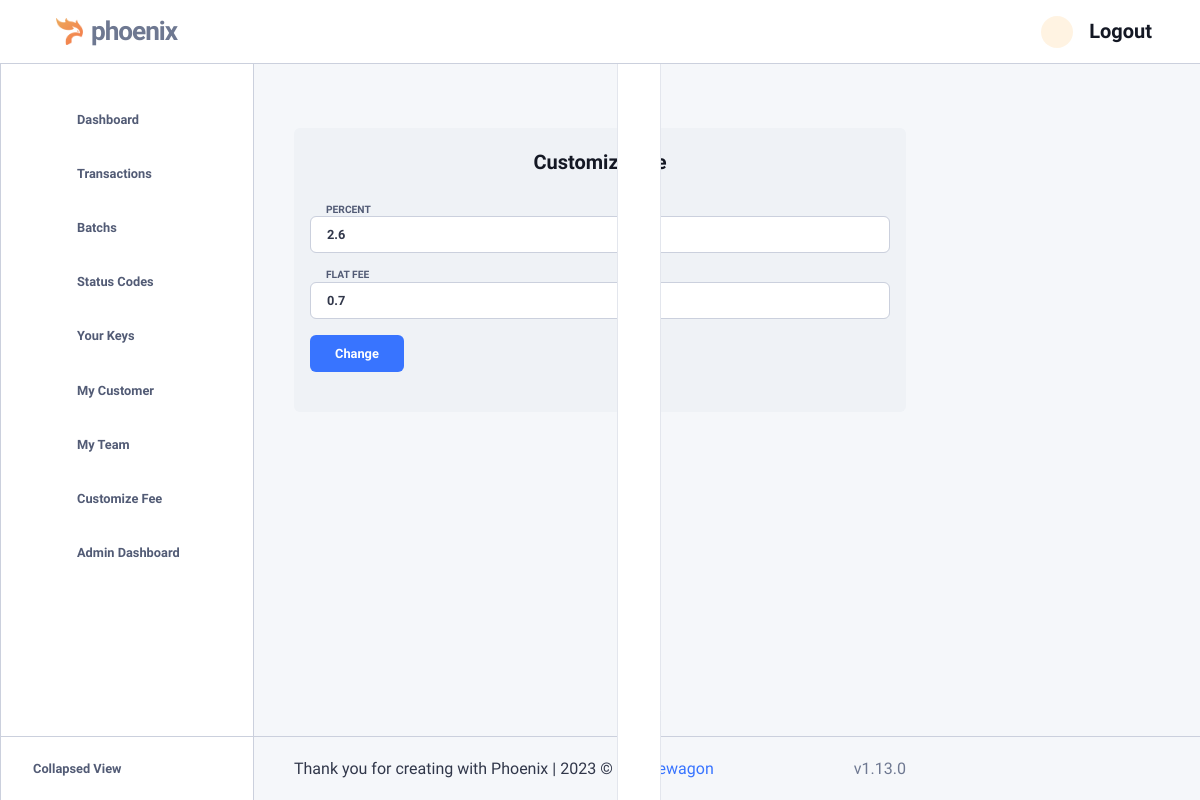
Page /transation/fee/ (signed in) on the earlier database version.
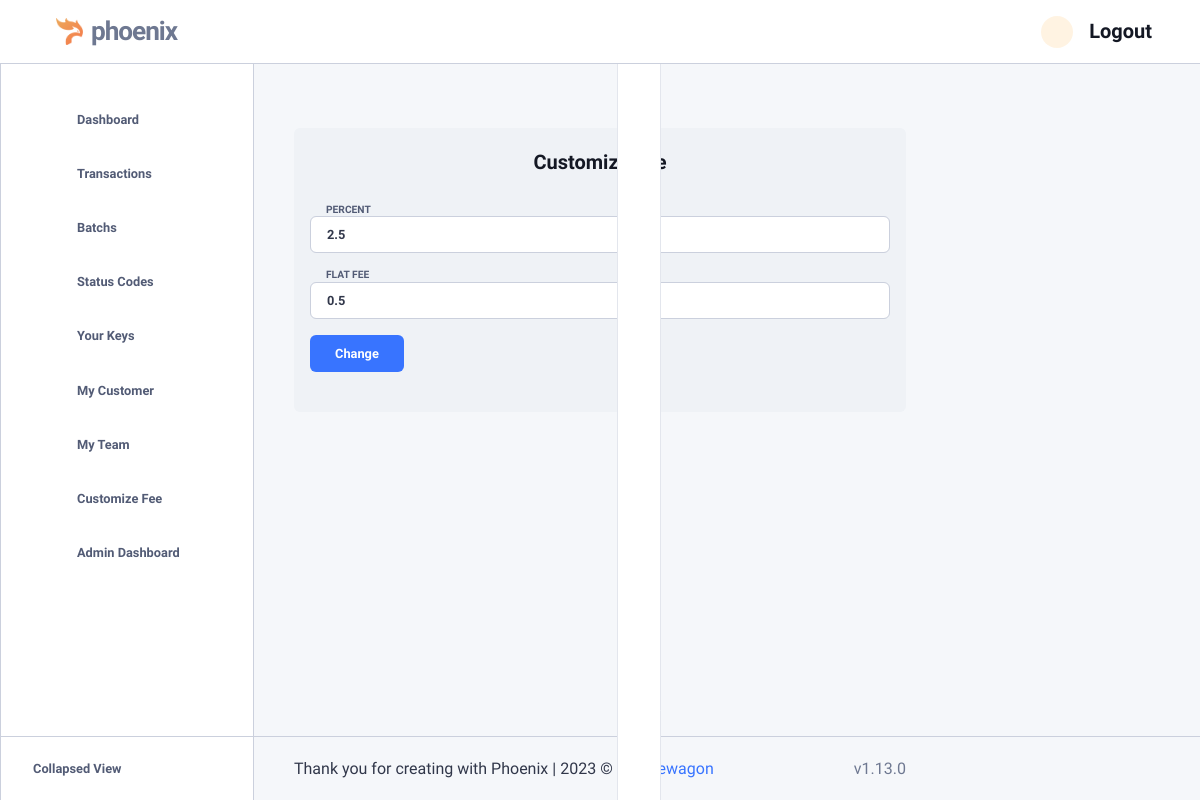
Same page on the later database version.
### transactions/models.py (models this page shows)
class Fees(models.Model):
    percent = models.FloatField()
    flat_fee = models.FloatField()

### transactions/views.py (the view, shortened to what this page needs)
# urls.py: path('fee/',views.fee,name="cutomize fee"),
@login_required(login_url='/login')
def fee(request):
    if not request.user.is_superuser:
        return redirect('/')
    fee_model = Fees.objects.all().first()
    return render(request,'customize_fee.html',{"model":fee_model})

### templates/customize_fee.html (shortened to what this page needs)
<html lang="en">
{% load static %}
<head>
    {% include 'partials/_head.html' %}
</head>
<body>
<main class="main" id="top">
{% include "partials/_navbar.html" %}
<div class="content">
<div class="mb-9">
  <div id="projectSummary" data-list='{"valueNames":["projectName","assigness","start","deadline","task","projectprogress","status","action"],"page":6,"pagination":true}'>
    <div class="container-fluid login-container bg-light py-4 px-3 rounded mt-5">
      <h1 class="fs-1 text-dark mb-5 text-center">Customize Fee</h1>
      <form method="post">
        <div class="mb-3">
          <label for="percent" class="form-label">Percent</label>
          <input type="text" class="form-control" id="percent" name="percent" value="{{model.percent}}" required>
        </div>
        <div class="mb-3">
          <label for="flat_fee" class="form-label">Flat Fee</label>
          <input type="text" class="form-control" id="flat_fee" value="{{model.flat_fee}}" name="flat_fee">
        </div>
        <button type="submit" class="btn btn-primary">Change</button>
      </form>
    </div>
  </div>
</div>
<footer class="footer position-absolute">
  <div class="row g-0 justify-content-between align-items-center h-100">
    <div class="col-12 col-sm-auto text-center">
      <p class="mb-0 mt-2 mt-sm-0 text-900">Thank you for creating with Phoenix<span class="d-none d-sm-inline-block mx-1">|</span><br class="d-sm-none" />2023 &copy;<a class="mx-1" href="https://themewagon.com">Themewagon</a></p>
    </div>
    <div class="col-12 col-sm-auto text-center">
      <p class="mb-0 text-600">v1.13.0</p>
    </div>
  </div>
</footer>
</div>
</main>
{% include "partials/_offcanvas.html" %}
</body>
</html>

### templates/partials/_head.html (shortened to what this page needs)
{% load static %}
<link rel="stylesheet" href="{% static '/css/style.css' %}" />
<link href="{% static '/vendors/choices/choices.min.css' %}" rel="stylesheet">
<link href="{% static '/vendors/flatpickr/flatpickr.min.css' %}" rel="stylesheet">
<link href="{% static '/vendors/simplebar/simplebar.min.css' %}" rel="stylesheet">
<link rel="stylesheet" href="https://unicons.iconscout.com/release/v4.0.8/css/line.css">
<link href="{% static '/assets/css/theme-rtl.min.css' %}" type="text/css" rel="stylesheet" id="style-rtl">
<link href="{% static '/assets/css/theme.min.css' %}" type="text/css" rel="stylesheet" id="style-default">
<link href="{% static '/assets/css/user-rtl.min.css' %}" type="text/css" rel="stylesheet" id="user-style-rtl">
<link href="{% static '/assets/css/user.min.css' %}" type="text/css" rel="stylesheet" id="user-style-default">

### templates/partials/_navbar.html (shortened to what this page needs)
{% load static %}
<nav class="navbar navbar-vertical navbar-expand-lg">
  <div class="collapse navbar-collapse" id="navbarVerticalCollapse">
    <div class="navbar-vertical-content">
      <ul class="navbar-nav flex-column" id="navbarVerticalNav">
        <li class="nav-item">
          <div class="nav-item-wrapper my-4">
            <a class="nav-link label-1" href="/" role="button" data-bs-toggle="" aria-expanded="false">
              <div class="d-flex align-items-center">
                <span class="nav-link-text-wrapper"><span class="nav-link-text">Dashboard</span></span>
              </div>
            </a>
          </div>
          <div class="nav-item-wrapper my-4">
            <a class="nav-link label-1" href="/transation/list/" role="button" data-bs-toggle="" aria-expanded="false">
              <div class="d-flex align-items-center">
                <span class="nav-link-text-wrapper"><span class="nav-link-text">Transactions</span></span>
              </div>
            </a>
          </div>
          <div class="nav-item-wrapper my-4">
            <a class="nav-link label-1" href="/batch/list" role="button" data-bs-toggle="" aria-expanded="false">
              <div class="d-flex align-items-center">
                <span class="nav-link-text-wrapper"><span class="nav-link-text">Batchs</span></span>
              </div>
            </a>
          </div>
          <div class="nav-item-wrapper my-4">
            <a class="nav-link label-1" href="/code/table" role="button" data-bs-toggle="" aria-expanded="false">
              <div class="d-flex align-items-center">
                <span class="nav-link-text-wrapper"><span class="nav-link-text">Status Codes</span></span>
              </div>
            </a>
          </div>
          <div class="nav-item-wrapper my-4">
            <a class="nav-link label-1" href="/api/management" role="button" data-bs-toggle="" aria-expanded="false">
              <div class="d-flex align-items-center">
                <span class="nav-link-text-wrapper"><span class="nav-link-text">Your Keys</span></span>
              </div>
            </a>
          </div>
          <div class="nav-item-wrapper my-4">
            <a class="nav-link label-1" href="/transation/user/list/" role="button" data-bs-toggle="" aria-expanded="false">
              <div class="d-flex align-items-center">
                <span class="nav-link-text-wrapper"><span class="nav-link-text">My Customer</span></span>
              </div>
            </a>
          </div>
          <div class="nav-item-wrapper my-4">
            <a class="nav-link label-1" href="/my/team" role="button" data-bs-toggle="" aria-expanded="false">
              <div class="d-flex align-items-center">
                <span class="nav-link-text-wrapper"><span class="nav-link-text">My Team</span></span>
              </div>
            </a>
          </div>
          {% if user.is_superuser  %}
            <div class="nav-item-wrapper my-4">
              <a class="nav-link label-1" href="/transation/fee" role="button" data-bs-toggle="" aria-expanded="false">
                <div class="d-flex align-items-center">
                  <span class="nav-link-text-wrapper"><span class="nav-link-text">Customize Fee</span></span>
                </div>
              </a>
            </div>
            <div class="nav-item-wrapper my-4">
              <a class="nav-link label-1" href="/admin" role="button" data-bs-toggle="" aria-expanded="false">
                <div class="d-flex align-items-center">
                  <span class="nav-link-text-wrapper"><span class="nav-link-text">Admin Dashboard</span></span>
                </div>
              </a>
            </div>
          {% endif %}
        </li>
      </ul>
    </div>
  </div>
  <div class="navbar-vertical-footer">
    <button class="btn navbar-vertical-toggle border-0 fw-semi-bold w-100 white-space-nowrap d-flex align-items-center"><span class="navbar-vertical-footer-text ms-2">Collapsed View</span></button>
  </div>
</nav>
<nav class="navbar navbar-top fixed-top navbar-expand" id="navbarDefault">
  <div class="collapse navbar-collapse justify-content-between">
    <div class="navbar-logo">
      <a class="navbar-brand me-1 me-sm-3" href="index.html">
        <div class="d-flex align-items-center">
          <div class="d-flex align-items-center"><img src="{% static 'assets/img/icons/logo.png' %}" alt="phoenix" width="27" />
            <p class="logo-text ms-2 d-none d-sm-block">phoenix</p>
          </div>
        </div>
      </a>
    </div>
    <ul class="navbar-nav navbar-nav-icons flex-row">
      <li class="nav-item">
        <div class="theme-control-toggle fa-icon-wait px-2">
          <label class="mb-0 theme-control-toggle-label theme-control-toggle-dark" for="themeControlToggle" data-bs-toggle="tooltip" data-bs-placement="left" title="Switch theme"></label>
        </div>
      </li>
      <li class="nav-item ml-2">
        <a href="/logout" class="fs-1 text-dark px-2" style="text-decoration: none;">Logout</a>
      </li>
    </ul>
  </div>
</nav>

### templates/partials/_offcanvas.html (shortened to what this page needs)
{% load static %}
  <a class="card setting-toggle" href="#settings-offcanvas" data-bs-toggle="offcanvas">
    <div class="card-body d-flex align-items-center px-2 py-1">
    </div>
  </a>

### static/css/style.css (style rules this page uses)
.login-container { max-width: 40rem !important; margin: auto !important; }

Differences in the rows shown:
removed Fees: percent "2.6", flat_fee "0.7"
added Fees: percent "2.5", flat_fee "0.5"
